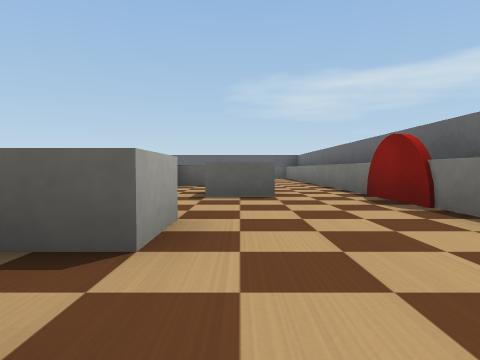
View 1 (above)

23 first-person views from a walk through a Webots world. The camera is 0.04 m above the floor, tilts 2° down and sees 75° across. The floor is counted in squares, 0.1 m on a side. Each view is taken from the middle of a square. On the plan, view 1 faces up. The plan holds only what a view shows up to about 9 squares ahead; the rest is blank. The robots in the file are not drawn. Simple shapes and patterns stand in for the simulator's stock objects.

View 2
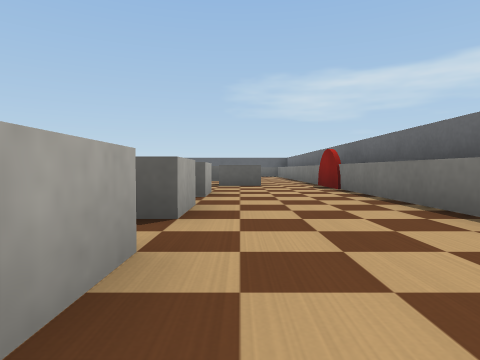

View 3
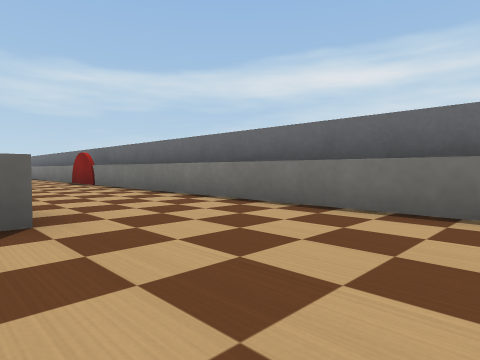

View 4
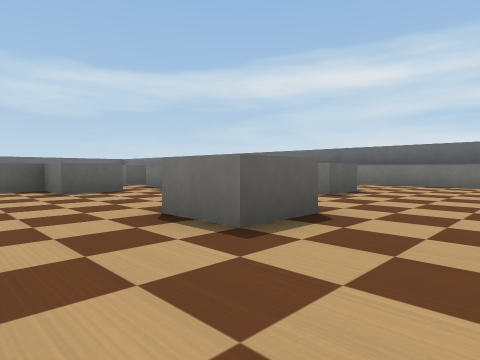

View 5
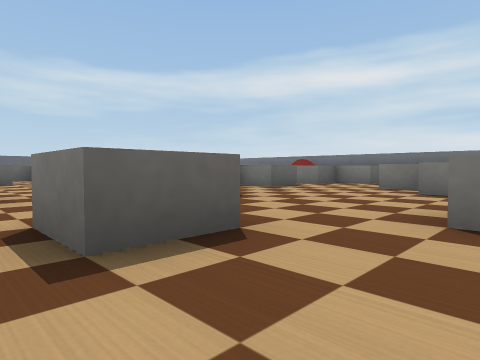

View 6
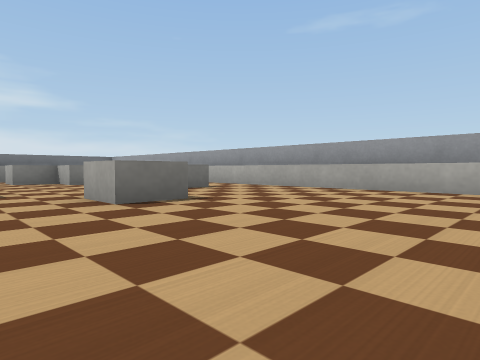

View 7
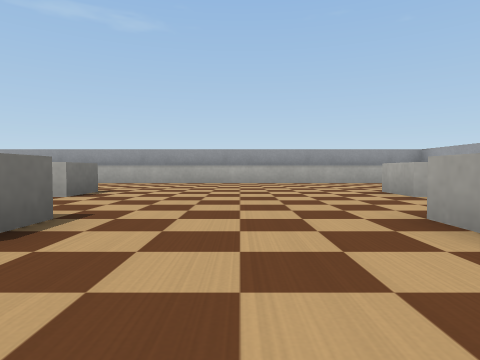

View 8
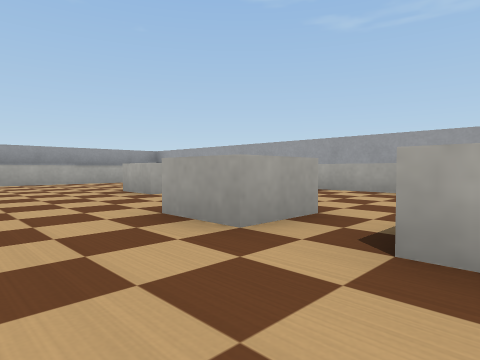

View 9
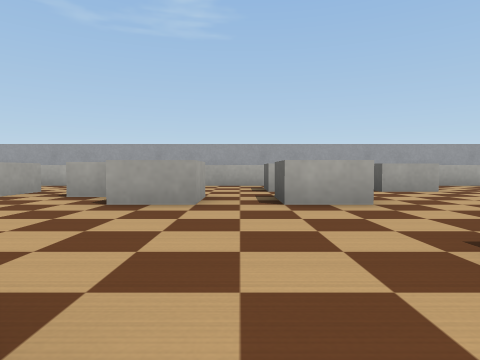

View 10
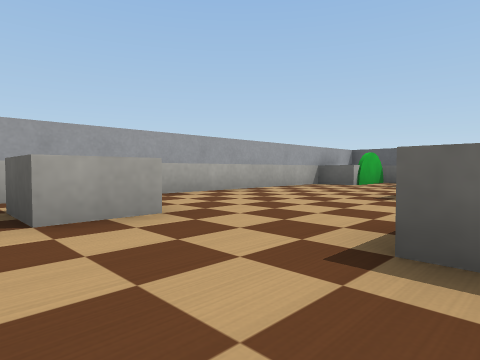

View 11
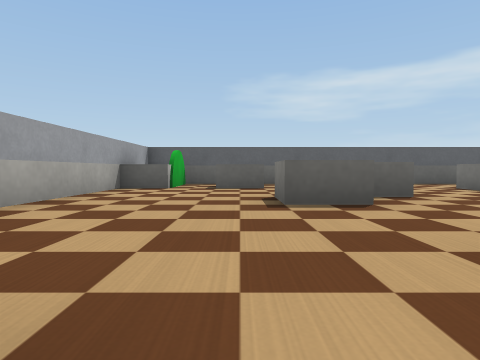

View 12
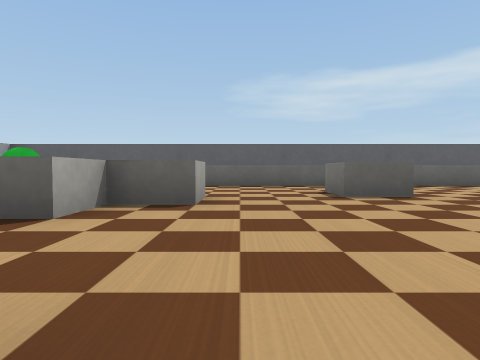

View 13
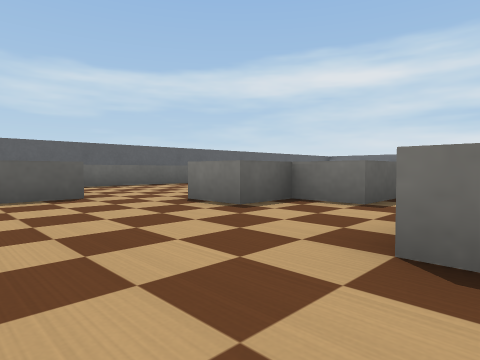

View 14
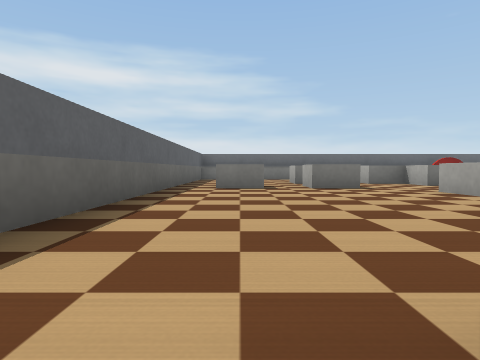

View 15
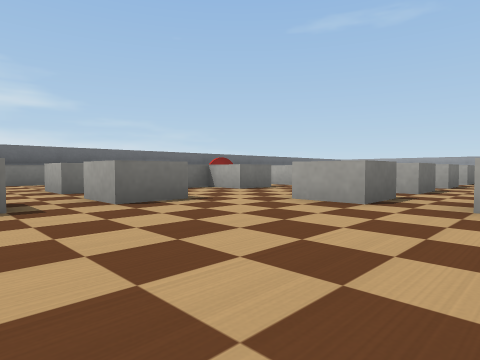

View 16
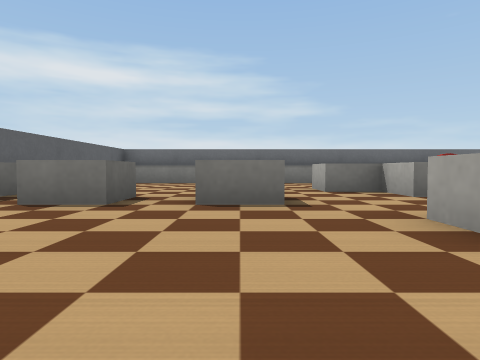

View 17
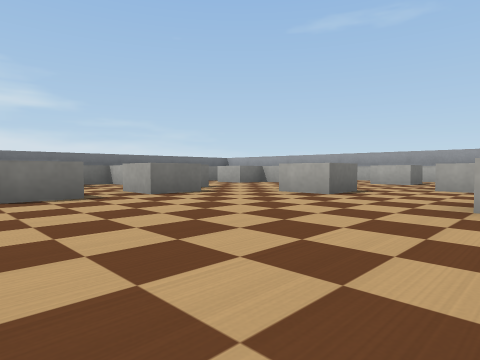

View 18
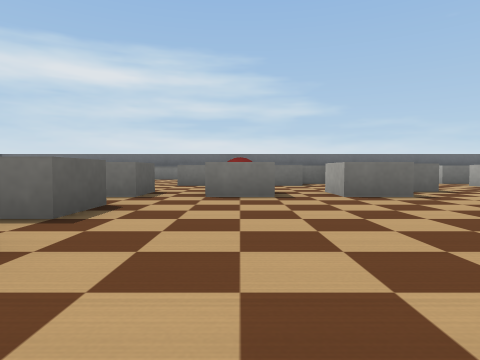

View 19
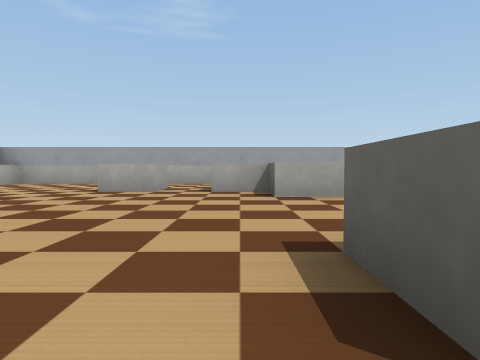

View 20
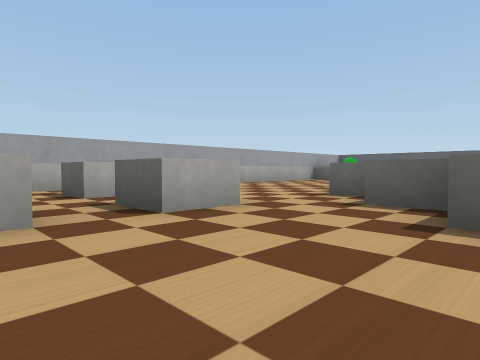

View 21
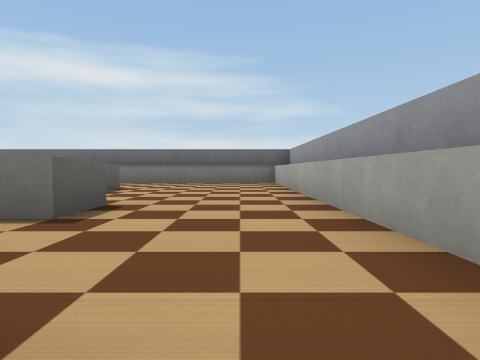

View 22
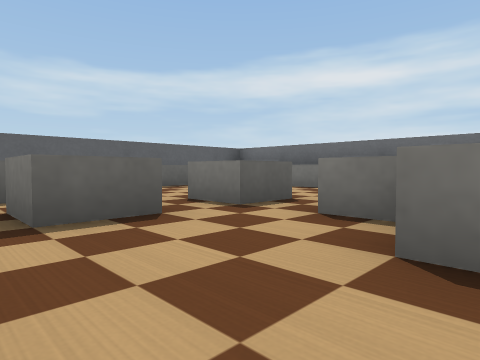

View 23
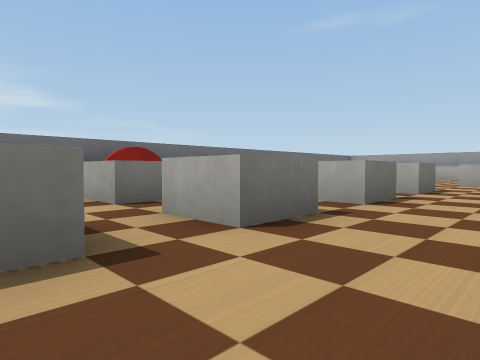

### Floor plan
Key: @ floor where view 1 was taken; # wall or solid block; . floor; C red cylinder; G green cylinder.
Columns run from 18 left of view 1 to 3 right of it. Each row starts with its distance up from view 1.
 14 #####################
 13 #G..................#
 12 ##.#...........#....#
 11 #.......#...........#
 10 #...##.........#.#..#
  9 #...#.....##........#
  8 #..........#.#..## .#
  7 #...............#. .#
  6 #....#...#.#.#......##
  5 #.#..###........#.#.##
  4 #......#.....#......C#
  3 #.#.#...........##..##
  2 #............#..##..##
  1 #...#...#....##.#...#
  0 #..##......#....##@.#
 -1 #...................#
 -2 #..#.....#.....#.#..#
 -3 #.............##....#
 -4 #..........#........#
 -5 #...................#
 -6 #####################

Positions as (right, up) in squares from view 1, and headings:
1: (0, 0), facing up
2: (0, -3), facing up
3: (-1, -5), facing up-right
4: (-6, -5), facing up-right
5: (-10, -4), facing up-right
6: (-13, 0), facing down-right
7: (-12, 3), facing down
8: (-12, 3), facing down-left
9: (-10, 2), facing left
10: (-13, 4), facing up-left
11: (-15, 5), facing up
12: (-12, 6), facing up
13: (-11, 6), facing up-right
14: (-10, 12), facing right
15: (-7, 12), facing down-right
16: (-7, 10), facing right
17: (-10, 5), facing down-right
18: (-10, 4), facing right
19: (-9, 0), facing left
20: (-11, 1), facing up-left
21: (-7, -5), facing right
22: (-4, 7), facing up-right
23: (-4, 7), facing down-right
